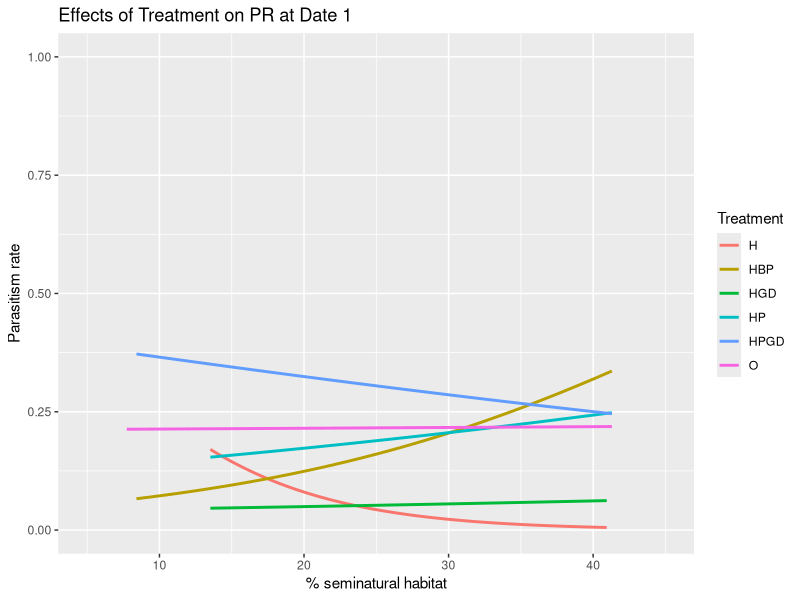

This figure's R source:
#Date1_population growth and seminatural habitat
#import data file
library(readr)
Data1 <- read.table("Project data.csv", header = TRUE, dec = ",", sep =";")

#####################################
#If BUff_DUST is needed
#select BUFF_DUST = 100
#BUFF <- Data1[Data1$BUFF_DIST =="100",] 
########################################

###dataframe for sampling date1 
DATE1 <- Data1[Data1$Date == "1", ]
#DATE1_200_900 <- subset(DATE1, DATE1$BUFF_DIST == "200" | DATE1$BUFF_DIST =="900" )
DATE1_200 <-  subset(DATE1, DATE1$BUFF_DIST == "200")

#calculate the aphids population growth at date1
#logNaphids_D1 <- log(DATE1$aphid_live+1) - log(DATE1$aphidsinoculated_init+1) 
#APG_D1 <- logNaphids_D1/10

# parasitism rate - % seminatural habitat
PR_D1　<- DATE1_200$aphid_parasitized/(DATE1_200$aphid_live + DATE1_200$aphid_parasitized)

#dataframe for seminatural habitat and aphids population growth at date1 
DATE1PR <- data.frame(DATE1_200,PR_D1)

####line graph (Figure 1B at date1)
#barplot for % Seminatural habitat and APhid population growth
library(ggplot2)
PRD1 <- ggplot(DATE1PR, aes(x = Pt.seminatural, y = PR_D1, color = Treatment))
PRD1 <- PRD1 + labs(x= "% seminatural habitat", y="Parasitism rate", title = "Effects of Treatment on PR at Date 1")
# for scatter plot: use geom_point()
PRD1 <- PRD1 + geom_smooth(method = "glm", method.args = list(family = binomial), se = F)
PRD1 <- PRD1 +xlim(5,45) +ylim(0, 1)
print(PRD1)


#lme4
#library(lme4)
#glmer_PRD1 <- glmer(y ~ PR_D1, data = DATE1PR, family = "binomial"






# # trying to remove all NA
# Date_1a <- na.omit(Date_1)
# plot(Date_1a$parasitism_rate ~ Date_1a$Pt.seminatural)
# 
# #calculate the aphids parasitism rate (n = 1271)
# parasitism_rate　<- Data1$aphid_parasitized/(Data1$aphid_live+Data1$aphid_parasitized)
# Data1$parasitism_rate <- parasitism_rate
# 
# max(Date_1$Pt.seminatural, na.rm = TRUE)
# # max value of Pt.seminatural is 68%
# 
# p <- ggplot(Date_1, aes(x=Pt.seminatural, y=(parasitism_rate), color = Treatment) +
#          geom_point() +


